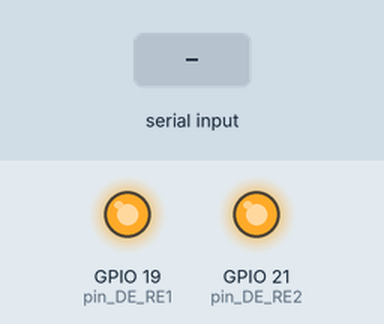
Simulated run of this sketch. Board: ESP32. Shown: output pins drawn as LEDs (lit = HIGH). The test bench sets the inputs (shaded band). What the sketch prints to the serial monitor is not drawn.

Above: at 1.2 s.
1.3 s: "1\n" received over Serial
At 1.37 s:
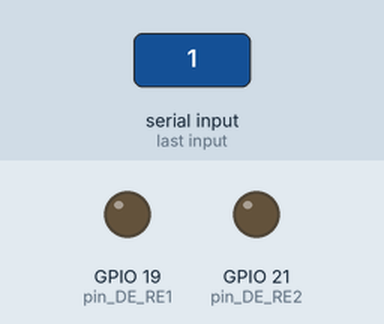
2.9 s: "1\n" received over the second serial link
Timing chart, 0 to 5.9 s (numbered marks = the images above; inputs shaded):
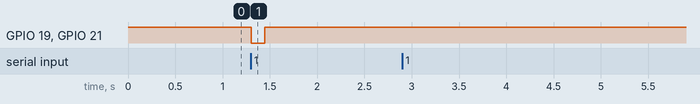

The sketch:

Firmwarecentral_v6.ino
```cpp
#include <Arduino.h>
#include <HardwareSerial.h>
#include <SoftwareSerial.h>
#include <ArduinoJson.h>

const int RX_PIN_1 = 16; // SoftSerial1 RX pin for gate in
const int TX_PIN_1 = 17; // SoftSerial1 TX pin for gate in
const int RX_PIN_2 = 12; // SoftSerial2 RX pin for gate out
const int TX_PIN_2 = 14; // SoftSerial2 TX pin for gate out
const int pin_DE_RE1 = 19; // MAX485 Serial gate in
const int pin_DE_RE2 = 21; // MAX485 Serial gate out

HardwareSerial SerialPort(2); // RX, TX
SoftwareSerial softSerial2(RX_PIN_2, TX_PIN_2); // RX, TX

String rawdataserial1 = "";
String rawdataserial2 = "";
String rawdataserial3 = "";

void setup() {
  Serial.begin(115200);
  SerialPort.begin(4800, SERIAL_8N1, RX_PIN_1, TX_PIN_1);
  softSerial2.begin(4800);
  pinMode(pin_DE_RE1, OUTPUT);
  pinMode(pin_DE_RE2, OUTPUT);
  mode_terima();
}

void loop() {
    mode_terima();
    // delay(10);
  if (SerialPort.available()) {
    // Serial.println("ini data dari HARDWARE");
    char c = SerialPort.read();
    if (c == '\n') {
    // End of transmission, process data
    // Serial.println("ini data dari softserial1");
    Serial.println(rawdataserial1);
    delay(100);
    rawdataserial1="";
    } else {
      rawdataserial1 += c;
      //Serial.println(rawdataserial1);
    }
  }

  // if (softSerial2.available()) {
  //   char c = softSerial2.read();
  //   if (c == '\n') {
  //   // End of transmission, process data
  //   Serial.println("ini data dari softserial2");
  //   Serial.println(rawdataserial2);
  //   rawdataserial2="";
  //   } else {
  //     rawdataserial2 += c;
  //     //Serial.println(rawdataserial1);
  //   }
  // }
  if (Serial.available()) {
    mode_kirim() ;
    // delay(20);
    char c = Serial.read();
    if (c == '\n') {
    // End of transmission, process data
    // Serial.println("ini data dari softserial1");
    SerialPort.println(rawdataserial3);
    delay(100);
    // Serial.println(rawdataserial3);
    // Serial.println(rawdataserial3);
    // Serial.println(rawdataserial3);
    rawdataserial3="";

    // mode_terima();
    } else {
      rawdataserial3 += c;
      //Serial.println(rawdataserial1);
    }
  }

}

void mode_kirim()
{
  digitalWrite(pin_DE_RE1, LOW); //kondisikan posisi kirim data
  digitalWrite(pin_DE_RE2, LOW); //kondisikan posisi kirim data
  delay(20);
}

void mode_terima()
{
  digitalWrite(pin_DE_RE1, HIGH); //kondisikan posisi terima data
  digitalWrite(pin_DE_RE2, HIGH); //kondisikan posisi terima data
  delay(5);
}
```

Measured:
- after the input at 1.3 s, GPIO 19 (pin_DE_RE1), GPIO 21 (pin_DE_RE2): HIGH → LOW at once, → HIGH 0.15 s later
- after the input at 2.9 s, every drawn part: stays the same
